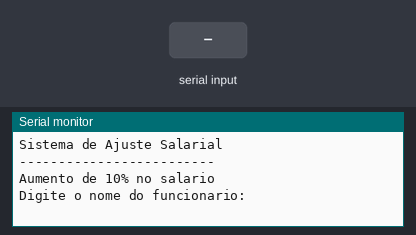
A sketch run on a simulated Arduino Uno, built with avr-gcc and run on an emulated ATmega328P. Shown: the last lines printed to the serial monitor. The inputs (shaded band) are chosen by the test bench.

Above: at 1.2 s.
1.3 s: "90,45\n" received over Serial
At 2.4 s:
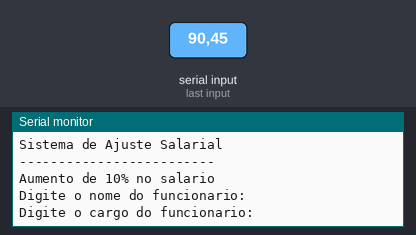
2.8 s: "30,150\n" received over Serial
At 3.6 s:
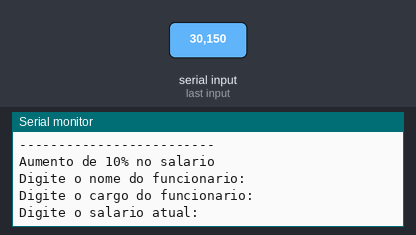
4.3 s: "5\n" received over Serial
At 4.9 s:
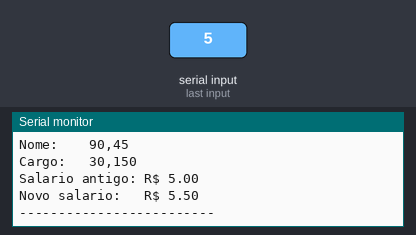

Measured:
- after the input at 1.3 s, the serial monitor: prints a new line at once (image 1)
- after the input at 2.8 s, the serial monitor: prints a new line at once (image 2)
- after the input at 4.3 s, the serial monitor: prints a new line at once (image 3)

The sketch:

acrescimo_de_10_1.ino
```cpp
// C++ code
//Faça um programa que receba o nome, cargo e salário de um funcionário. Calcule o
//salário acrescido de 10%. Ao final exiba o nome, o cargo e o novo salário desse
void setup() {
  Serial.begin(9600); // Inicia a comunicação serial
  Serial.println("Sistema de Ajuste Salarial");
  Serial.println("-------------------------");
  Serial.println("Aumento de 10% no salario");
}

void loop() {
  String nome, cargo;
  float salario, novoSalario;

  // Limpa o buffer serial
  while (Serial.available()) Serial.read();

  // Solicita e recebe o nome
  Serial.println("\nDigite o nome do funcionario:");
  while (!Serial.available()); // Aguarda entrada
  nome = Serial.readStringUntil('\n');
  nome.trim(); // Remove espaços extras

  // Solicita e recebe o cargo
  Serial.println("Digite o cargo do funcionario:");
  while (!Serial.available());
  cargo = Serial.readStringUntil('\n');
  cargo.trim();

  // Solicita e recebe o salário
  Serial.println("Digite o salario atual:");
  while (!Serial.available());
  salario = Serial.parseFloat();
  while (Serial.available()) Serial.read(); // Limpa buffer

  // Calcula o novo salário
  novoSalario = salario * 1.10; // Aumento de 10%

  // Exibe os resultados
  Serial.println("\nDados Atualizados:");
  Serial.print("Nome:    ");
  Serial.println(nome);
  Serial.print("Cargo:   ");
  Serial.println(cargo);
  Serial.print("Salario antigo: R$ ");
  Serial.println(salario, 2);
  Serial.print("Novo salario:   R$ ");
  Serial.println(novoSalario, 2); // Mostra com 2 casas decimais

  Serial.println("-------------------------");
  delay(3000); // Espera 3 segundos antes de reiniciar
}
```
